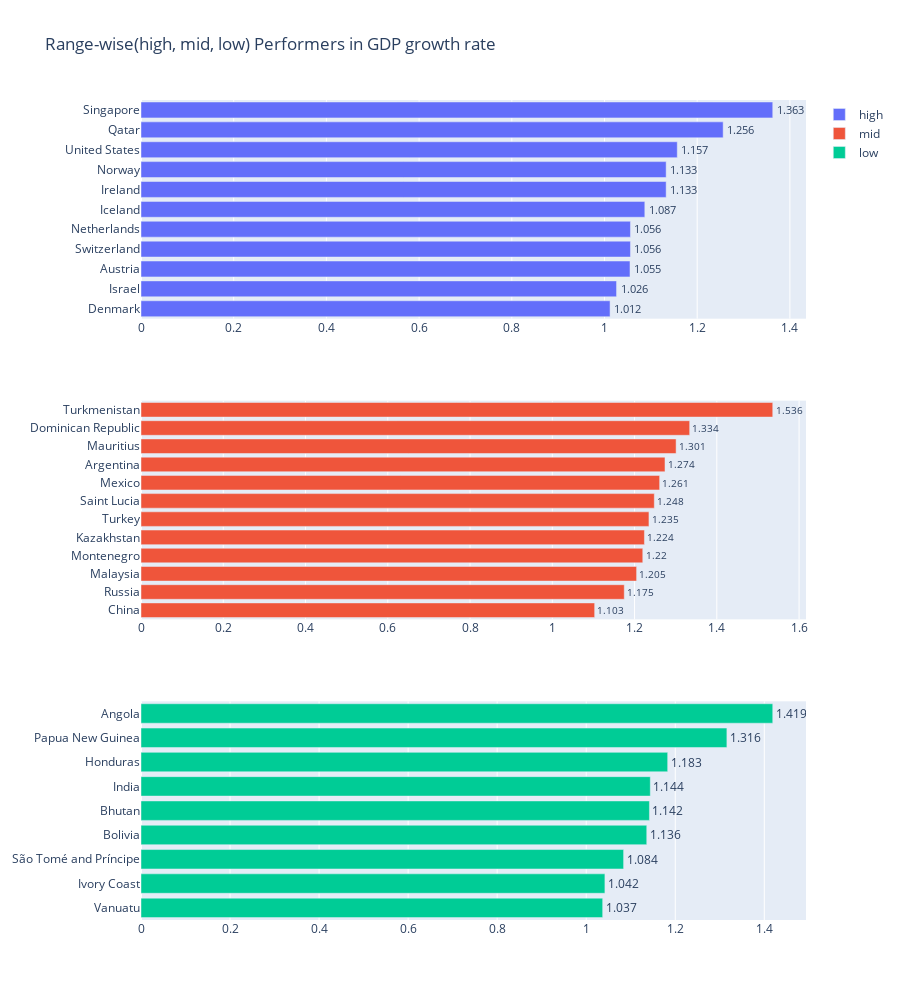

Here is the notebook cell this chart was saved with:
### Code cell
# Horizontal Bar chart for the positive growth rate of countries

fig = make_subplots(3, 1)
    
fig.add_traces(go.Bar(y=high_performers['Country/Territory'], 
                      x=high_performers['growth_rate'], name='high', 
                      hovertext=high_performers['IMF'], 
                      text=high_performers['growth_rate'], 
                      textposition='outside', orientation='h'), 1, 1)
fig.add_traces(go.Bar(y=mid_performers['Country/Territory'], 
                      x=mid_performers['growth_rate'], name='mid', 
                      hovertext=mid_performers['IMF'], 
                      text=mid_performers['growth_rate'], 
                      textposition='outside', orientation='h'), 2, 1)
fig.add_traces(go.Bar(y=low_performers['Country/Territory'], 
                      x=low_performers['growth_rate'], name='low', 
                      hovertext=low_performers['IMF'], 
                      text=low_performers['growth_rate'], 
                      textposition='outside', orientation='h'), 3, 1)

fig.update_layout(title="Range-wise(high, mid, low) Performers in GDP growth rate", height=1000)

iplot(fig)

### Figure 1 — Plotly figure (JSON) as saved in the notebook; plotly's stock layout.template omitted (floating-point values rounded to 4 significant figures)
{"data": [{"hovertext": [68830.0, 55540.0, 56800.0, 98770.0, 61100.0, 75180.0, 114600.0, 101100.0, 80030.0, 83890.0, 91100.0], "name": "high", "orientation": "h", "text": [1.012, 1.026, 1.055, 1.056, 1.056, 1.087, 1.133, 1.133, 1.157, 1.256, 1.363], "textposition": "outside", "type": "bar", "x": [1.012, 1.026, 1.055, 1.056, 1.056, 1.087, 1.133, 1.133, 1.157, 1.256, 1.363], "xaxis": "x", "y": ["Denmark", "Israel", "Austria", "Switzerland", "Netherlands", "Iceland", "Ireland", "Norway", "United States", "Qatar", "Singapore"], "yaxis": "y"}, {"hovertext": [13720.0, 14400.0, 13380.0, 11290.0, 12310.0, 11930.0, 12260.0, 12670.0, 13710.0, 11550.0, 11310.0, 13060.0], "name": "mid", "orientation": "h", "text": [1.103, 1.175, 1.205, 1.22, 1.224, 1.235, 1.248, 1.261, 1.274, 1.301, 1.334, 1.536], "textposition": "outside", "type": "bar", "x": [1.103, 1.175, 1.205, 1.22, 1.224, 1.235, 1.248, 1.261, 1.274, 1.301, 1.334, 1.536], "xaxis": "x2", "y": ["China", "Russia", "Malaysia", "Montenegro", "Kazakhstan", "Turkey", "Saint Lucia", "Mexico", "Argentina", "Mauritius", "Dominican Republic", "Turkmenistan"], "yaxis": "y2"}, {"hovertext": [3188.0, 2646.0, 2695.0, 3800.0, 3497.0, 2601.0, 3278.0, 3517.0, 3204.0], "name": "low", "orientation": "h", "text": [1.037, 1.042, 1.084, 1.136, 1.142, 1.144, 1.183, 1.316, 1.419], "textposition": "outside", "type": "bar", "x": [1.037, 1.042, 1.084, 1.136, 1.142, 1.144, 1.183, 1.316, 1.419], "xaxis": "x3", "y": ["Vanuatu", "Ivory Coast", "São Tomé and Príncipe", "Bolivia", "Bhutan", "India", "Honduras", "Papua New Guinea", "Angola"], "yaxis": "y3"}], "layout": {"height": 1000, "title": {"text": "Range-wise(high, mid, low) Performers in GDP growth rate"}, "xaxis": {"anchor": "y", "domain": [0.0, 1.0]}, "xaxis2": {"anchor": "y2", "domain": [0.0, 1.0]}, "xaxis3": {"anchor": "y3", "domain": [0.0, 1.0]}, "yaxis": {"anchor": "x", "domain": [0.7333, 1.0]}, "yaxis2": {"anchor": "x2", "domain": [0.3667, 0.6333]}, "yaxis3": {"anchor": "x3", "domain": [0.0, 0.2667]}}}
